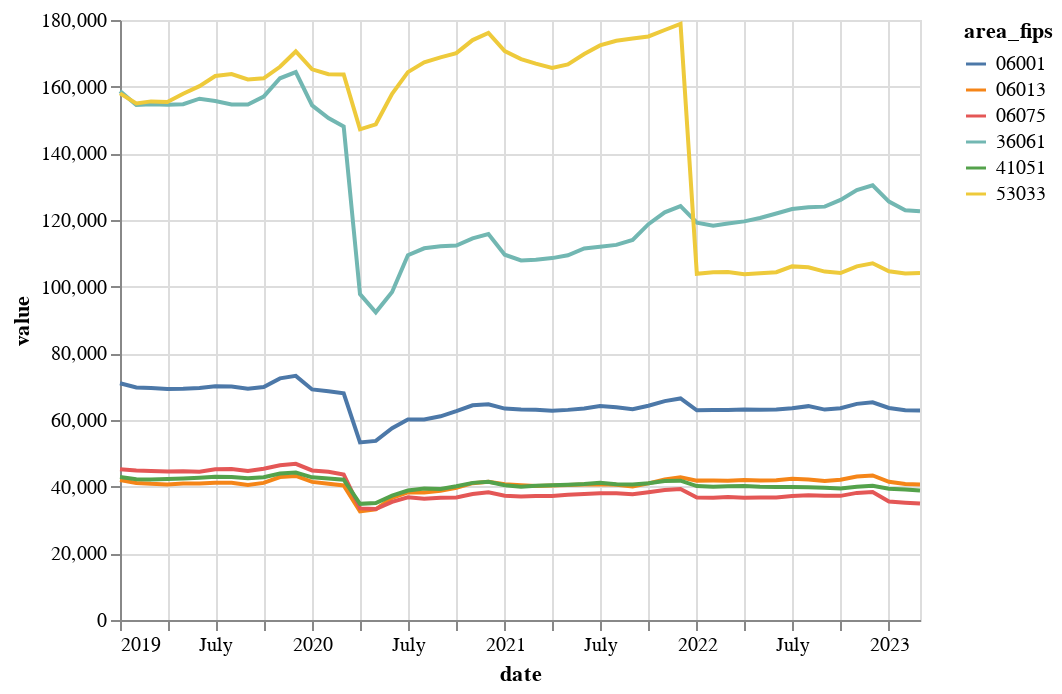

Here is the notebook cell this chart was saved with:
### Code cell
alt.Chart(
    monthly_employees[monthly_employees["area_fips"] != "US000"]
).mark_line().encode(x=alt.X("date"), y=alt.Y("value"), color=alt.Color("area_fips"))

### Figure 1 — Vega-Lite specification as saved in the notebook (floating-point values rounded to 4 significant figures; data arrays with more than 128 entries replaced by an {"elided": "..."} marker saying what was removed)
{"config": {"view": {"continuousWidth": 400, "continuousHeight": 300}}, "data": {"name": "data-901d1da749efbe639f992205f9579ace"}, "mark": "line", "encoding": {"color": {"field": "area_fips", "type": "nominal"}, "x": {"field": "date", "type": "temporal"}, "y": {"field": "value", "type": "quantitative"}}, "$schema": "https://vega.github.io/schema/vega-lite/v4.17.0.json", "datasets": {"data-901d1da749efbe639f992205f9579ace": {"elided": "306 records"}}}
